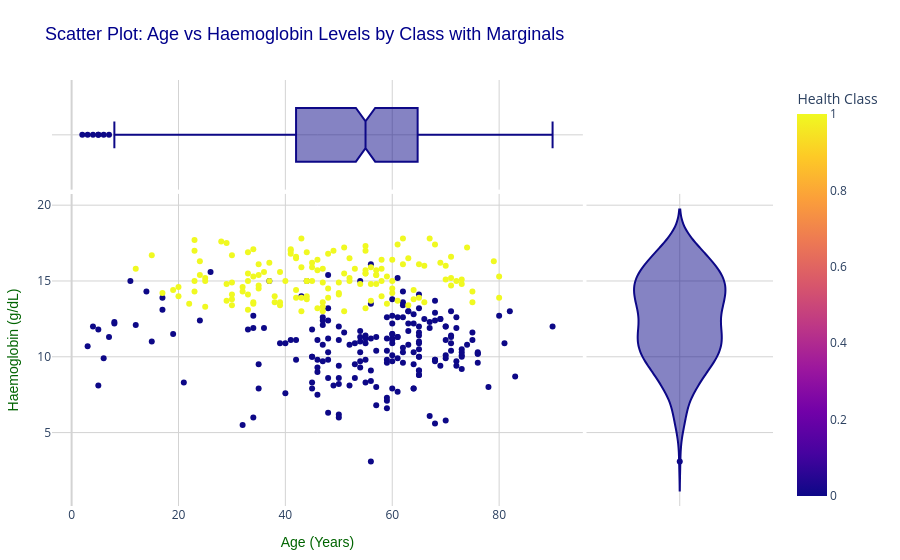

Here is the notebook cell this chart was saved with:
### Code cell
import plotly.express as px

# Creating a scatter plot with professional design elements
fig = px.scatter(
    df, 
    x="age", 
    y="haemoglobin", 
    color="class",
    marginal_y="violin",  # Add violin plot on the y-axis
    marginal_x="box",     # Add box plot on the x-axis
    color_discrete_sequence=px.colors.qualitative.Set2,  # Professional categorical palette
    title="Scatter Plot: Age vs Haemoglobin Levels by Class with Marginals",
    labels={
        "age": "Age (Years)",
        "haemoglobin": "Haemoglobin (g/dL)",
        "class": "Health Class"
    },
    template="plotly_white"  # Use a clean template for professional visuals
)

# Customize layout for better aesthetics
fig.update_layout(
    title_font=dict(size=18, family="Arial", color="darkblue"),
    xaxis_title_font=dict(size=14, family="Arial", color="darkgreen"),
    yaxis_title_font=dict(size=14, family="Arial", color="darkgreen"),
    legend_title_font=dict(size=14, family="Arial", color="navy"),
    legend=dict(bordercolor="black", borderwidth=1, bgcolor="rgba(255, 255, 255, 0.9)"),
    margin=dict(l=40, r=40, t=80, b=40)  # Adjust margins for balanced spacing
)

# Improve gridline visibility and spacing
fig.update_xaxes(showgrid=True, gridcolor="lightgray", zerolinecolor="lightgray")
fig.update_yaxes(showgrid=True, gridcolor="lightgray", zerolinecolor="lightgray")

# Display the enhanced visualization
fig.show()

### Figure 1 — Plotly figure (JSON) as saved in the notebook; plotly's stock layout.template omitted (floating-point values rounded to 4 significant figures; data arrays with more than 128 entries replaced by an {"elided": "..."} marker saying what was removed)
{"data": [{"hovertemplate": "Age (Years)=%{x}<br>Haemoglobin (g/dL)=%{y}<br>Health Class=%{marker.color}<extra></extra>", "legendgroup": "", "marker": {"color": {"elided": "400 int values"}, "coloraxis": "coloraxis", "symbol": "circle"}, "mode": "markers", "name": "", "orientation": "v", "showlegend": false, "type": "scatter", "x": {"elided": "400 int values"}, "xaxis": "x", "y": {"elided": "400 float values"}, "yaxis": "y"}, {"alignmentgroup": "True", "hovertemplate": "Age (Years)=%{x}<extra></extra>", "legendgroup": "", "marker": {"color": "#0d0887", "symbol": "circle"}, "name": "", "notched": true, "offsetgroup": "", "showlegend": false, "type": "box", "x": {"elided": "400 int values"}, "xaxis": "x3", "yaxis": "y3"}, {"alignmentgroup": "True", "hovertemplate": "Haemoglobin (g/dL)=%{y}<extra></extra>", "legendgroup": "", "marker": {"color": "#0d0887", "symbol": "circle"}, "name": "", "offsetgroup": "", "scalegroup": "y", "showlegend": false, "type": "violin", "xaxis": "x2", "y": {"elided": "400 float values"}, "yaxis": "y2"}], "layout": {"coloraxis": {"colorbar": {"title": {"text": "Health Class"}}, "colorscale": [[0, "#0d0887"], [0.1111, "#46039f"], [0.2222, "#7201a8"], [0.3333, "#9c179e"], [0.4444, "#bd3786"], [0.5556, "#d8576b"], [0.6667, "#ed7953"], [0.7778, "#fb9f3a"], [0.8889, "#fdca26"], [1, "#f0f921"]]}, "legend": {"bgcolor": "rgba(255, 255, 255, 0.9)", "bordercolor": "black", "borderwidth": 1, "title": {"font": {"color": "navy", "family": "Arial", "size": 14}}, "tracegroupgap": 0}, "margin": {"b": 40, "l": 40, "r": 40, "t": 80}, "title": {"font": {"color": "darkblue", "family": "Arial", "size": 18}, "text": "Scatter Plot: Age vs Haemoglobin Levels by Class with Marginals"}, "xaxis": {"anchor": "y", "domain": [0, 0.7363], "gridcolor": "lightgray", "showgrid": true, "title": {"font": {"color": "darkgreen", "family": "Arial", "size": 14}, "text": "Age (Years)"}, "zerolinecolor": "lightgray"}, "xaxis2": {"anchor": "y2", "domain": [0.7413, 1], "gridcolor": "lightgray", "matches": "x2", "showgrid": true, "showline": false, "showticklabels": false, "ticks": "", "zerolinecolor": "lightgray"}, "xaxis3": {"anchor": "y3", "domain": [0, 0.7363], "gridcolor": "lightgray", "matches": "x", "showgrid": true, "showticklabels": false, "zerolinecolor": "lightgray"}, "xaxis4": {"anchor": "y4", "domain": [0.7413, 1], "gridcolor": "lightgray", "matches": "x2", "showgrid": true, "showline": false, "showticklabels": false, "ticks": "", "zerolinecolor": "lightgray"}, "yaxis": {"anchor": "x", "domain": [0, 0.7326], "gridcolor": "lightgray", "showgrid": true, "title": {"font": {"color": "darkgreen", "family": "Arial", "size": 14}, "text": "Haemoglobin (g/dL)"}, "zerolinecolor": "lightgray"}, "yaxis2": {"anchor": "x2", "domain": [0, 0.7326], "gridcolor": "lightgray", "matches": "y", "showgrid": true, "showticklabels": false, "zerolinecolor": "lightgray"}, "yaxis3": {"anchor": "x3", "domain": [0.7426, 1], "gridcolor": "lightgray", "matches": "y3", "showgrid": true, "showline": false, "showticklabels": false, "ticks": "", "zerolinecolor": "lightgray"}, "yaxis4": {"anchor": "x4", "domain": [0.7426, 1], "gridcolor": "lightgray", "matches": "y3", "showgrid": true, "showline": false, "showticklabels": false, "ticks": "", "zerolinecolor": "lightgray"}}}
